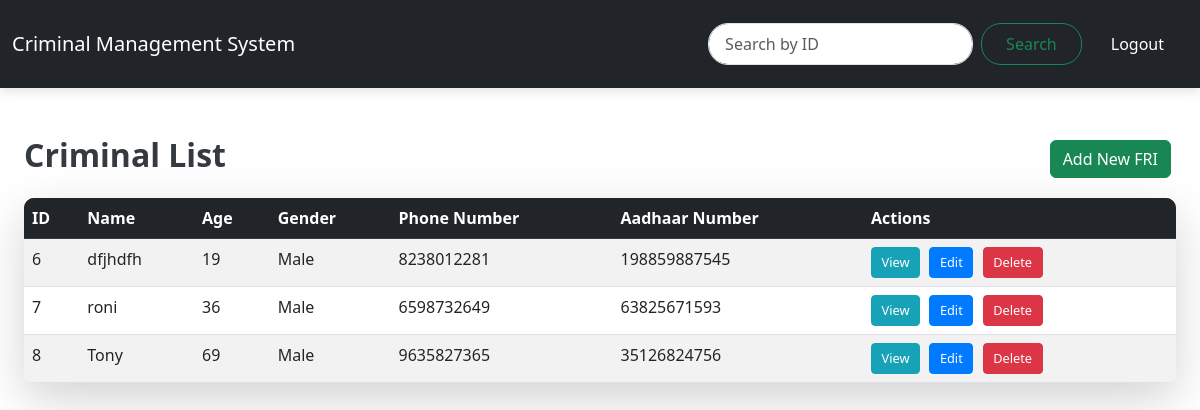
Screenshot of /criminals/ (signed in) with the database file from the repository.
### criminals/models.py (models this page shows, shortened)
class Criminal(models.Model):
    GENDER_CHOICES = [
        ('M', 'Male'),
        ('F', 'Female'),
        ('O', 'Other'),
    ]
    id = models.AutoField(primary_key=True)
    name = models.CharField(max_length=100)
    age = models.IntegerField()
    date_of_birth = models.DateField()
    gender = models.CharField(max_length=1, choices=GENDER_CHOICES)
    address = models.CharField(max_length=255)
    city = models.CharField(max_length=100)
    state = models.CharField(max_length=100)
    country = models.CharField(max_length=100)
    phone_number = models.CharField(max_length=15)
    aadhaar_number = models.CharField(max_length=12, unique=True)
    crime_description = models.TextField()
    date_of_crime = models.DateField()
    arrest_date = models.DateField()
    photo = models.ImageField(upload_to='criminals/')

### criminals/views.py (the view)
# urls.py: path('', views.criminal_list, name='criminal_list'),
@login_required
def criminal_list(request):
    query = request.GET.get('q')
    if query:
        criminals = Criminal.objects.filter(Q(id__icontains=query))
    else:
        criminals = Criminal.objects.all()
    return render(request, 'criminals/criminal_list.html', {'criminals': criminals})

### criminals/templates/criminals/criminal_list.html (shortened to what this page needs)
{% extends 'base.html' %}
{% block content %}
<div class="container mt-5">
    <div class="d-flex justify-content-between align-items-center mb-3">
        <h2>Criminal List</h2>
        <a href="{% url 'criminal_create' %}" class="btn btn-success">Add New FRI</a>
    </div>
    <table class="table table-striped table-hover shadow-lg">
        <thead class="table-dark">
            <tr>
                <th>ID</th>
                <th>Name</th>
                <th>Age</th>
                <th>Gender</th>
                <th>Phone Number</th>
                <th>Aadhaar Number</th>
                <th>Actions</th>
            </tr>
        </thead>
        <tbody>
            {% for criminal in criminals %}
            <tr>
                <td>{{ criminal.id }}</td>
                <td>{{ criminal.name }}</td>
                <td>{{ criminal.age }}</td>
                <td>{{ criminal.get_gender_display }}</td>
                <td>{{ criminal.phone_number }}</td>
                <td>{{ criminal.aadhaar_number }}</td>
                <td>
                    <a href="{% url 'criminal_detail' criminal.pk %}" class="btn btn-info btn-sm custom-view-btn">View</a>
                    <a href="{% url 'criminal_update' criminal.pk %}" class="btn btn-primary btn-sm">Edit</a>
                    <a href="{% url 'criminal_delete' criminal.pk %}" class="btn btn-danger btn-sm">Delete</a>
                </td>
            </tr>
            {% endfor %}
        </tbody>
    </table>
</div>
{% endblock %}

### criminals/templates/base.html (style rules this page uses)
.container { max-width: 1200px; }

### criminals/templates/criminals/criminal_list.html (style rules this page uses)
.container { max-width: 1200px; }
h2 { font-weight: 700; color: #343a40; }
.table { border-radius: 10px; overflow: hidden; }
.table-striped tbody tr:nth-of-type(odd) { background-color: #f8f9fa; }
.table-dark { background-color: #343a40; color: #fff; }
.btn { margin-right: 5px; }
.custom-view-btn { color: #FFFFFF !important; }
.btn-info { background-color: #17a2b8; border-color: #17a2b8; }
.btn-primary { background-color: #007bff; border-color: #007bff; }
.btn-danger { background-color: #dc3545; border-color: #dc3545; }
.btn-sm { font-size: 0.8rem; padding: 0.3rem 0.6rem; }

### rows the page displays
Criminal: id "6", name "dfjhdfh", age "19", gender "Male", phone_number "8238012281", aadhaar_number "198859887545"
Criminal: id "7", name "roni", age "36", gender "Male", phone_number "6598732649", aadhaar_number "63825671593"
Criminal: id "8", name "Tony", age "69", gender "Male", phone_number "9635827365", aadhaar_number "35126824756"
